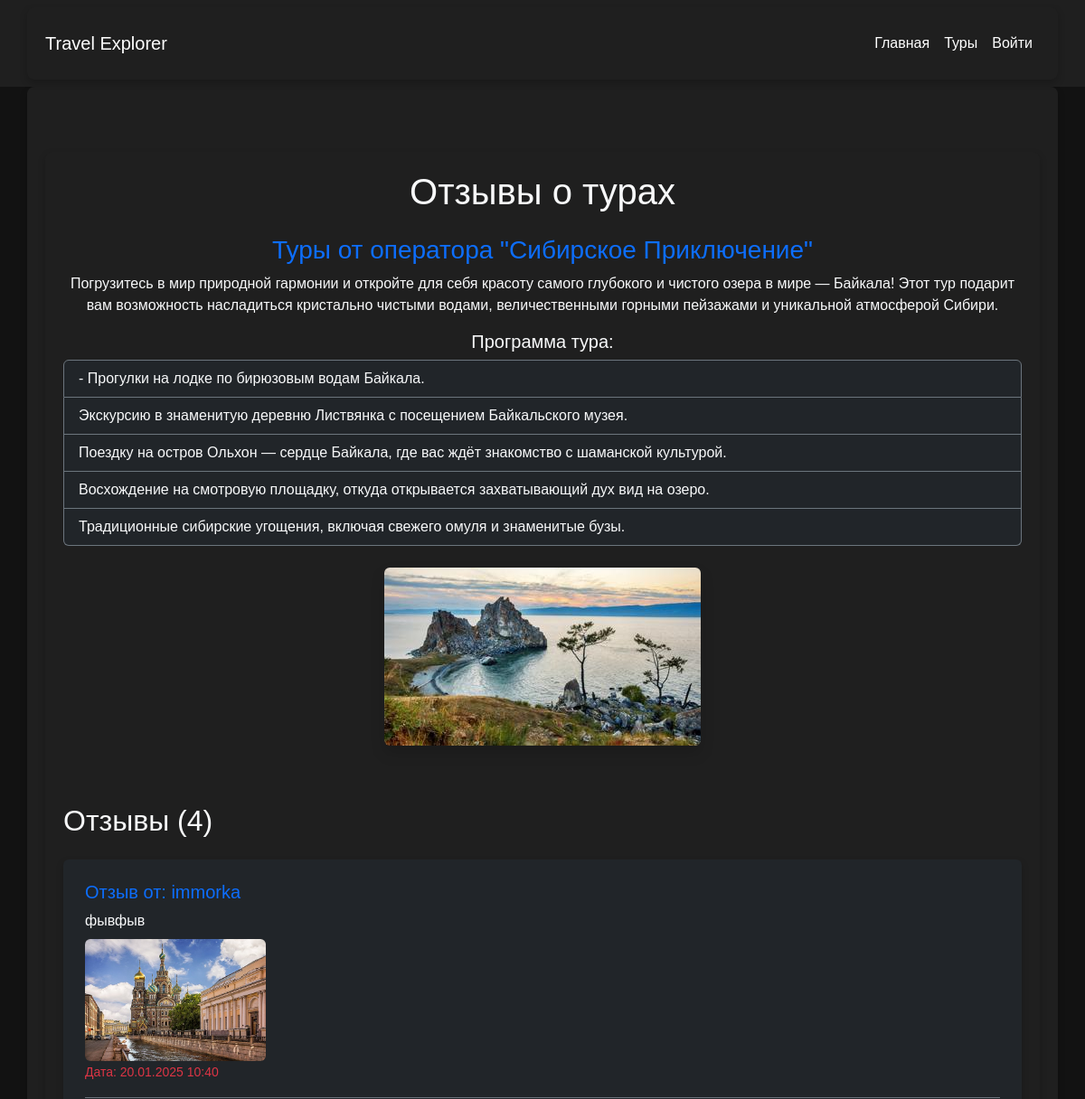
/tour/4/reviews/ (upper part), run on an earlier commit of the app's database.
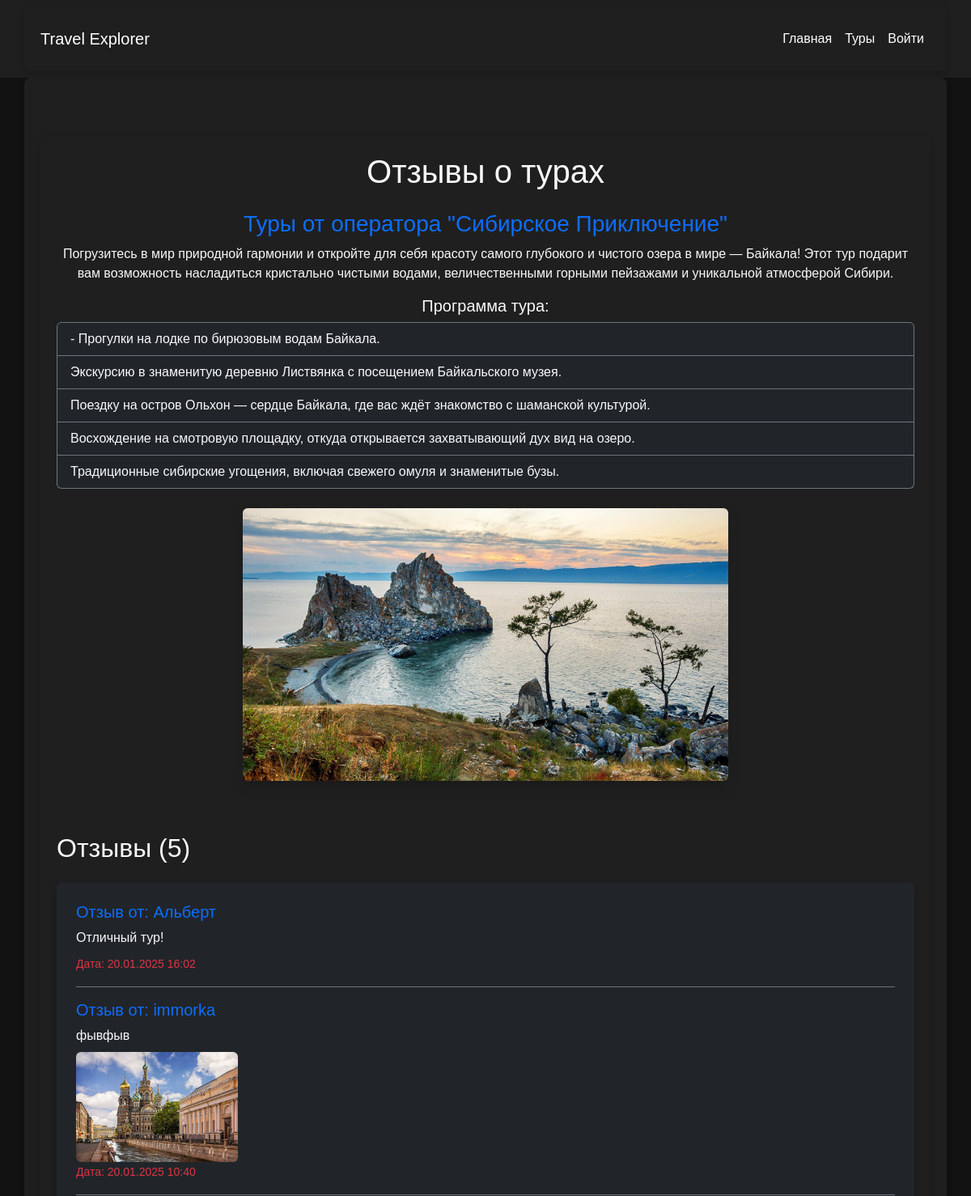
And on a later commit of the database.
### travel/models.py (models this page shows, shortened)
class Tour(models.Model):
    name_tour = models.CharField("Название тура", max_length=255)
    discription_tour = models.TextField("Описание тура")
    price_tour = models.IntegerField("Цена тура", validators=[validate_positive])
    departure = models.CharField("Место отправления", max_length=255)
    destination = models.CharField("Место назначения", max_length=255)
    date_departure = models.DateField("Дата отправления")
    date_return = models.DateField("Дата возвращения")
    operator_tour = models.CharField("Туроператор", max_length=255)
    places_tour = models.IntegerField("Количество мест", validators=[validate_positive])
    history = HistoricalRecords()
    is_hot = models.BooleanField(default=False)
    image = models.ImageField(upload_to='tours/', blank=True, null=True)
    objects = TourManager()
    video_url = models.URLField(
        max_length=255,
        blank=True,
        null=True,
        verbose_name="Ссылка на видеообзор"
    )
    class Meta:
        ordering = ['date_departure']
        verbose_name = "Тур"
        verbose_name_plural = "Туры"

class Review(models.Model):
    id_user = models.ForeignKey(User, verbose_name="Пользователь", on_delete=models.CASCADE, related_name='reviews')
    id_tour = models.ForeignKey(Tour, verbose_name="Тур", on_delete=models.CASCADE, related_name='reviews')
    text_review = models.TextField(max_length=500)
    created_at = models.DateTimeField("Дата создания", auto_now_add=True)
    image = models.ImageField(upload_to='reviews/', blank=True, null=True, verbose_name="Изображение")
    class Meta:
        verbose_name = "Отзыв"
        verbose_name_plural = "Отзывы"

class User(AbstractBaseUser, PermissionsMixin):
    email_user = models.EmailField("Email пользователя", unique=True)
    name_user = models.CharField("Имя пользователя", max_length=255)
    role_user = models.CharField("Роль пользователя", max_length=50)
    number_user = models.CharField("Номер телефона", max_length=15)
    is_staff = models.BooleanField(default=False)
    is_active = models.BooleanField(default=True)
    favorites = models.ManyToManyField(
        'Tour',
        through='Favorite',
        related_name='favorited_by',
        verbose_name="Избранные туры"
    )
    objects = UserManager()
    USERNAME_FIELD = 'email_user'
    REQUIRED_FIELDS = ['name_user']
    class Meta:
        verbose_name = "Пользователь"
        verbose_name_plural = "Пользователи"

### travel/views.py (the view)
# urls.py: path('tour/<int:id>/reviews/', all_reviews, name='all_reviews'),
def all_reviews(request, id):
    tour = get_object_or_404(Tour, id=id)
    reviews = Review.objects.filter(id_tour=tour).order_by('-created_at')
    total_reviews = reviews.count()
    return render(request, 'travel/all_reviews.html', {
        'tour': tour,
        'reviews': reviews,
        'total_reviews': total_reviews,
    })

### travel/templatetags/tour_filters.py (called while the page is built)
@register.filter
def slice_0_before_program(description):
    program_start = description.find("Программа тура включает:")
    return description[:program_start].strip() if program_start != -1 else description

@register.filter
def program_list(description):
    program_start = description.find("Программа тура включает:")
    if program_start == -1:
        return []
    program_text = description[program_start + len("Программа тура включает:"):].strip()
    items = program_text.split(" - ")
    return [item.strip() for item in items if item]

### travel/templates/travel/all_reviews.html
{% extends 'travel/base.html' %}
{% load tour_filters %}
{% block content %}
<div class="container mt-5">
    <h1 class="text-light text-center mb-4">Отзывы о турах</h1>
    <div class="text-center mb-5">
        <h3 class="text-primary">Туры от оператора "{{ tour.operator_tour }}"</h3>
        <p class="text-light">{{ tour.discription_tour|slice_0_before_program }}</p>
        <h5 class="text-light">Программа тура:</h5>
        <ul class="list-group text-start mb-4">
            {% for item in tour.discription_tour|program_list %}
            <li class="list-group-item bg-dark text-light border-secondary">
                {{ item }}
            </li>
            {% endfor %}
        </ul>
        {% if tour.image %}
            <img src="{{ tour.image.url }}" alt="{{ tour.name_tour }}" class="img-fluid rounded shadow mb-3" style="max-width: 600px;">
        {% else %}
            <p class="text-muted">Изображение недоступно.</p>
        {% endif %}
    </div>
    <h2 class="text-light mb-4">Отзывы ({{ total_reviews }})</h2>
    {% if reviews %}
        <div class="card bg-dark p-4">
            {% for review in reviews %}
            <div class="review-item border-bottom border-secondary pb-3 mb-3">
                <h5 class="text-primary">Отзыв от: {{ review.id_user.name_user }}</h5>
                <p class="text-light mb-2">{{ review.text_review }}</p>
                {% if review.image %}
                <div class="mt-2">
                    <img src="{{ review.image.url }}" alt="Изображение отзыва" class="rounded" style="max-width: 200px; height: auto;">
                </div>
                {% endif %}
                <small class="text-danger">Дата: {{ review.created_at|date:"d.m.Y H:i" }}</small>
            </div>
            {% endfor %}
        </div>
    {% else %}
        <p class="text-light">Отзывов пока нет. Будьте первым, кто оставит отзыв!</p>
    {% endif %}
</div>
{% endblock %}

What changed in the data, as far as the page shows it:
changed Tour "Сибирское Приключение": image: a different picture
added Review: id_user.name_user "Альберт", text_review "Отличный тур!", created_at "20.01.2025 16:02"
Also different on the page:
{{ total_reviews }}: "4" → "5"
